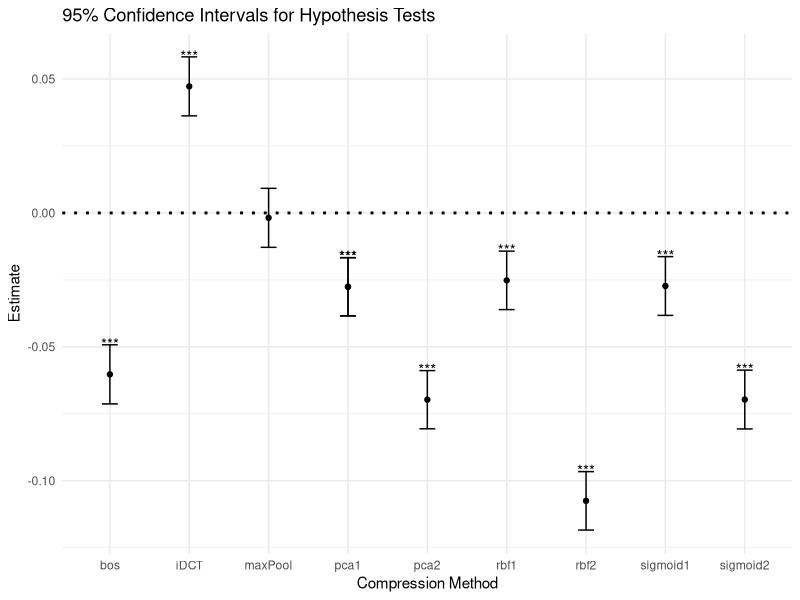

Write R code to recreate this figure.
## ---- chunk 1
library(lme4)
library(dplyr)
library(ggplot2)
## ---- chunk 2
#
data <- read.csv('results/summary_DMS_results_regression_1e-3_v02.csv')
data <- select(data, c('Dataset', 'Compression_methd', 'Fold', 'R2_score_test', 'rho_score_test'))
data <- filter(data, Dataset != "HIS7_YEAST_Kondrashov2017")
data

# Convert categorical variables to factors and releveling the mean to be the reference group
data$Compression_methd <- factor(data$Compression_methd)
data$Compression_methd <- relevel(data$Compression_methd, ref = "mean")
data$Dataset <- factor(data$Dataset)
data$Fold <- factor(data$Fold)
data
## ---- chunk 3
#model <- lmer(R2_score_test ~ Compression_methd + (1 | Dataset) + (1|Fold), data=data)
#model <- lmer(R2_score_test ~ Compression_methd + (1 | Dataset), data=data)
model <- lmer(rho_score_test ~ Compression_methd + (1 | Dataset) + (1|Fold), data=data)
#model <- lmer(rho_score_test ~ Compression_methd + (1 | Dataset), data=data)
summary(model)
## ---- chunk 4
library(multcomp)
glht_results <- summary(glht(model, linfct=c('Compression_methdbos=0',
                             'Compression_methdiDCT=0',
                              'Compression_methdiDCT2=0',
                              'Compression_methdmaxPool=0',
                              'Compression_methdpca1=0',
                              'Compression_methdpca1=0',
                              'Compression_methdpca2=0',
                              'Compression_methdrbf1=0',
                              'Compression_methdrbf2=0',
                              'Compression_methdsigmoid1=0',
                              'Compression_methdsigmoid2=0')))

glht_results 
## ---- chunk 5
summary(glht(model, linfct=mcp(Compression_methd="Tukey")))
## ---- chunk 6
library(broom)
# Tidy the results
tidy_glht <- tidy(glht_results)
tidy_glht<- tidy_glht %>% dplyr::filter(contrast != 'Compression_methdiDCT')

tidy_glht$contrast <- gsub("Compression_methd", "", tidy_glht$contrast)

tidy_glht$contrast <- gsub("iDCT2", "iDCT", tidy_glht$contrast)


# Determine significance levels
tidy_glht$signif <- ifelse(tidy_glht$adj.p.value < 0.001, "***",
                 ifelse(tidy_glht$adj.p.value < 0.01, "**",
                 ifelse(tidy_glht$adj.p.value < 0.05, "*", "")))

tidy_glht

## ---- chunk 7
# Adding Confidence Intervals
tidy_glht$Lower_CI <- tidy_glht$estimate - 1.96 * tidy_glht$std.error
tidy_glht$Upper_CI <- tidy_glht$estimate + 1.96 * tidy_glht$std.error

# Plotting
tidy_glht %>%
  ggplot(aes(x = contrast, y = estimate)) +
  geom_point() +
  geom_errorbar(aes(ymin = Lower_CI, ymax = Upper_CI), width = 0.2) +
  theme_minimal() +
  labs(title = "95% Confidence Intervals for Hypothesis Tests",
       x = "Compression Method",
       y = "Estimate") +
  geom_hline(yintercept = 0, linetype = "dotted", color = "black", size = 1) +
   geom_text(aes(label = signif), vjust = -2)
  
